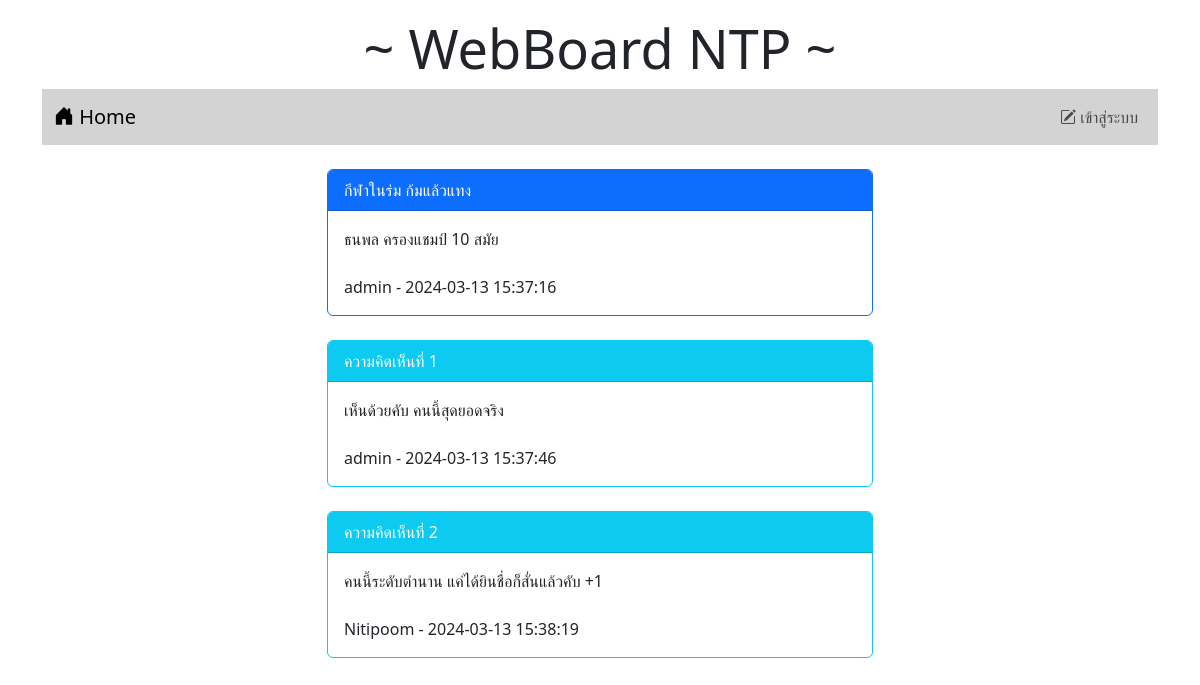
Page /post.php?id=3 on the earlier database version.
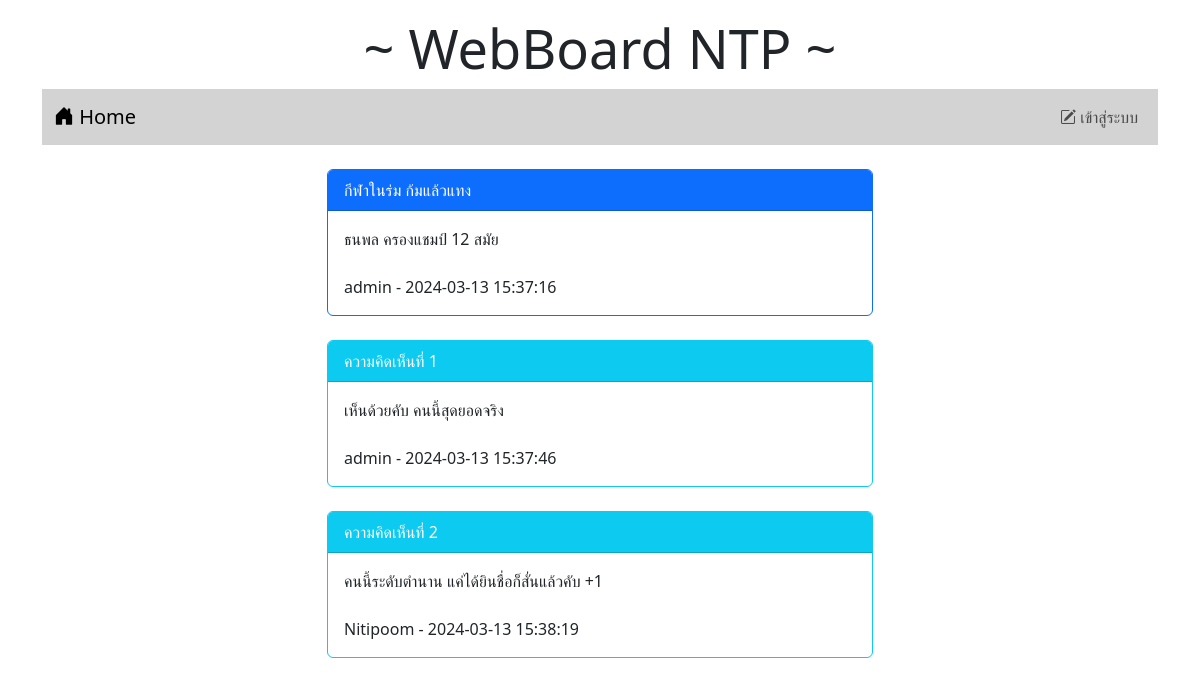
Same page on the later database version.
### tables this page shows
CREATE TABLE `post` (
  `id` int(11) NOT NULL,
  `title` varchar(128) NOT NULL,
  `content` varchar(2048) NOT NULL,
  `post_date` datetime NOT NULL,
  `cat_id` int(11) NOT NULL,
  `user_id` int(11) NOT NULL
);

CREATE TABLE `user` (
  `id` int(11) NOT NULL,
  `login` varchar(32) NOT NULL,
  `password` varchar(64) NOT NULL,
  `name` varchar(64) NOT NULL,
  `gender` char(1) NOT NULL,
  `email` varchar(32) NOT NULL,
  `role` char(1) NOT NULL
);

### post.php (the view, shortened to what this page needs)
<!DOCTYPE html>
<html lang="en">
<head>
    <link rel="stylesheet" href="bootstrap-5.3.2-dist/css/bootstrap.min.css">
    <link rel="stylesheet" href="https://cdn.jsdelivr.net/npm/bootstrap-icons@1.11.3/font/bootstrap-icons.min.css">
</head>
<body>
    <div class="container-lg">
    <h1 style="text-align: center;font-size: 54px;"class="mt-3">~ WebBoard NTP ~</h1>
        <?php include "nav.php" ?>
        <div class="row mt-4">
            <div class="col-lg-3 col-md-2 col-sm-1"></div>
            <div class="col-lg-6 col-md-8 col-sm-10">
                <?php
                    $conn=new PDO("mysql:host=localhost;dbname=webboard;charset=utf8","root","");
                    $sql="select post.title,post.content,post.post_date,user.login
                    from post inner join user on
                    (post.user_id = user.id) where post.id = $_GET[id]";
                    $result=$conn->query($sql);
                    while($row = $result->fetch()) {
                        echo "<div class='card border-primary'>";
                        echo "<div class='card-header bg-primary text-white'>$row[0]</div>";
                        echo "<div class='card-body'>$row[1]<br><br>$row[3] - $row[2]</div>";
                        echo "</div><br>";
                    }
                ?>
                <?php
                    $conn=new PDO("mysql:host=localhost;dbname=webboard;charset=utf8","root","");
                    $sql="select comment.content,comment.post_date,user.login
                    from comment inner join user on
                    (comment.user_id = user.id) where comment.post_id = $_GET[id]";
                    $result=$conn->query($sql);
                    $i = 1;
                    while($row = $result->fetch()) {
                        echo "<div class='card border-info'>";
                        echo "<div class='card-header bg-info text-white'>ความคิดเห็นที่ $i</div>";
                        echo "<div class='card-body'>$row[0]<br><br>$row[2] - $row[1]</div>";
                        echo "</div><br>";
                        $i = $i+1;
                    }
                ?>
                <br>
            </div>
            <div class="col-lg-3 col-md-2 col-sm-1"></div>
        </div>
    </div>
</body>
</html>

Differences in the rows shown:
changed post "กีฬาในร่ม ก้มแล้วแทง": content "ธนพล ครองแชมป์ 10 สมัย" → "ธนพล ครองแชมป์ 12 สมัย"
